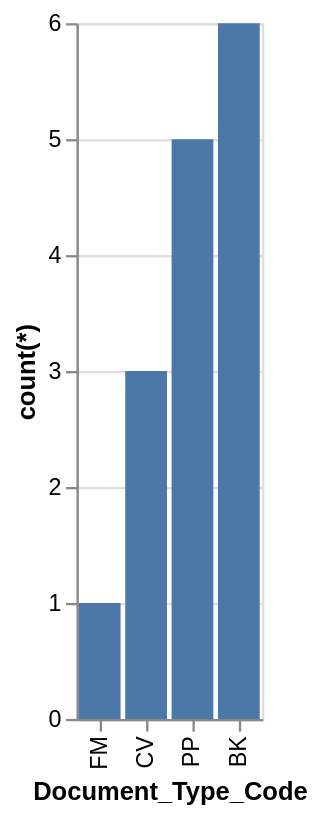

Express this chart as Vega-Lite.
### Vega-Lite specification from a JSON file in a GitHub repository (floating-point values rounded to 4 significant figures)
{"data": {"values": [{"x_data": "FM", "y_data": 1}, {"x_data": "CV", "y_data": 3}, {"x_data": "PP", "y_data": 5}, {"x_data": "BK", "y_data": 6}]}, "mark": "bar", "encoding": {"x": {"field": "x_data", "type": "nominal", "title": "Document_Type_Code", "sort": {"op": "sum", "field": "y_data", "order": "ascending"}}, "y": {"field": "y_data", "type": "quantitative", "title": "count(*)"}}}
